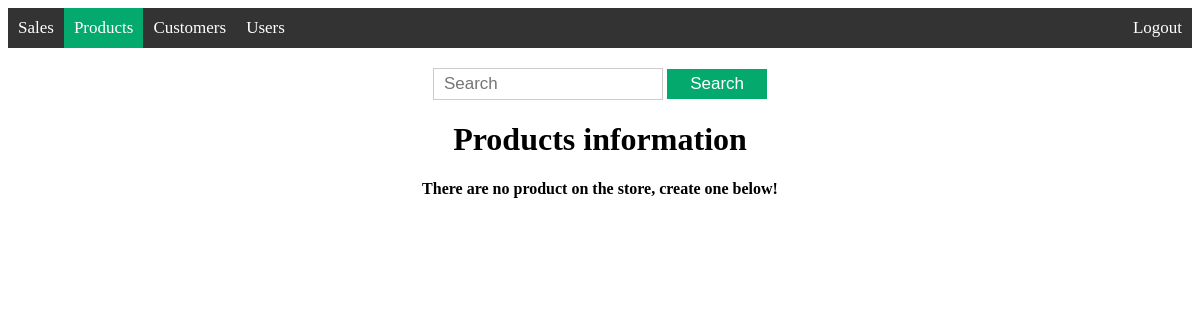
The app's page /search_product (signed in), older data.
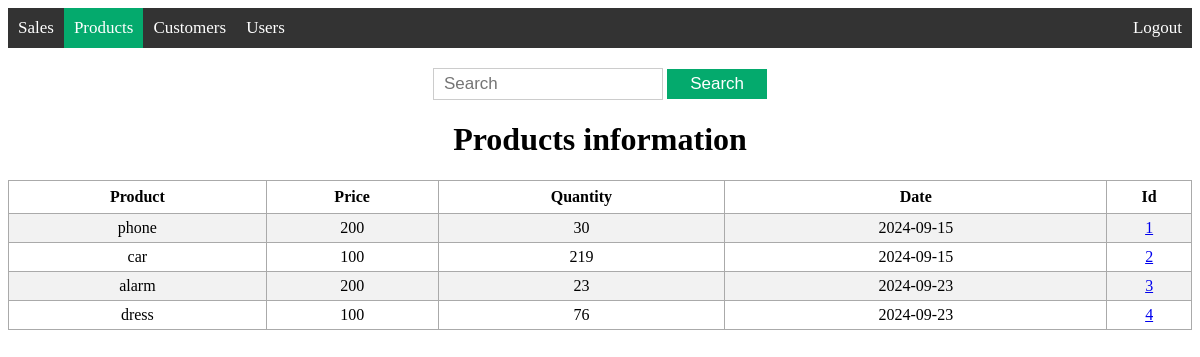
The same page, newer data.
### models/product.py (models this page shows, shortened)
class Product(db.Model):
    __tablename__ = 'products'
    id = db.Column(db.Integer, primary_key=True)
    product_name = db.Column(db.String(200), nullable=False)
    price =  db.Column(db.Integer, nullable=False)
    product_quantity = db.Column(db.Integer, nullable=False)
    date = db.Column(db.DateTime, default=datetime.now(pytz.UTC))

### app.py (the view)
@app.route('/search_product', methods=['GET', 'POST'])
@roles_accepted('admin', 'editor', 'supervisor')
def search_product():
    search = request.args.get('search', '')
    products = get_product(search)
    return render_template('search_product.html', products=products)

### models/product.py (called while the page is built)
def get_product(search):
    search_pattern = f"%{search}"
    results = Product.query.filter(
        (Product.id.like(search_pattern)) | (Product.product_name.like(search_pattern))
        | (Product.price.like(search_pattern))
    ).all()
    return results

### templates/search_product.html (shortened to what this page needs)
{% extends 'base.html' %}
{% block body %}
<div class="content">
    {% block navbar %}
    <div class='topnav'>
        <a href='/view_sale'>Sales</a>
        <a class='active' href='/view_product'>Products</a>
        <a href='/view_customer'>Customers</a>
        {% if current_user.has_role('admin') or current_user.has_role('supervisor')%}
        <a href='/view_users'>Users</a>
        {% endif %}
        <a class='logout' href='/logout'>Logout</a>
    </div>
    {% endblock %}
    <div class='search'>
        <form action="{{ url_for('search_product', search='') }}" method="get">
            <input type='text' placeholder='Search' name='search' id='search'>
            <input type='submit' value="Search">
        </form>
    </div>
    <div class="view">
        <h1 style="text-align: center;">Products information</h1>
        {% if products|length < 1 %}
        <h4  style="text-align: center;"> There are no product on the store, create one below!</h4>
        {% else %}
        <table>
            <tr>
                <th>Product</th>
                <th>Price</th>
                <th>Quantity</th>
                <th>Date</th>
                <th>Id</th>
            </tr>
            {% for product in products %}
                <tr>
                    <td>{{ product.product_name }}</td>
                    <td>{{ product.price }}</td>
                    <td>{{ product.product_quantity }}</td>
                    <td>{{ product.date.date() }}</td>
                    <td><a href="/info_product/{{ product.id }}">{{ product.id }}</a></td>
                </tr>
            {% endfor %}
        </table>
        {% endif %}
    </div>
</div>
{% endblock %}

### templates/base.html (shortened to what this page needs)
<!DOCTYPE html>
<html lang="en">
    <head>
        <link rel="stylesheet" href="{{ url_for('static', filename='main.css') }}">
    </head>
    <body>
        {% block body %}{% endblock %}
    </body>
</html>

### static/main.css (style rules this page uses)
.view table, td, th { border: 1px solid #aaa; }
.view table { border-collapse: collapse; width: 100%; }
.view th { height: 30px; }
.view td { text-align: center; padding: 5px; }
.view tr:nth-child(even) { background-color: #f2f2f2; }
.view tr:nth-child(odd) { background-color: #ffffff; }
.topnav { width: 100%; background-color: #333; padding: 0px; display: flex; justify-content: space-between; align-items: center; }
.topnav a { color: #fff; text-decoration: none; padding: 10px; font-size: 17px; }
.topnav a.logout { margin-left: auto; }
.topnav a.active { background-color: #04AA6D; color: white; }
.search { text-align: center; padding-top: 20px; }
.search form { display: inline-block; margin: 0 auto; }
.search input[type="text"] { width: 60%; height: 10px; padding: 10px; font-size: 17px; border: 1px solid #ccc; }
.search input[type="submit"] { width: 100px; height: 30px; padding: 4px 8px;; font-size: 17px; background-color: #04AA6D; color: #fff; border: none; cursor: pointer; }
.table_box th, td { padding: 10px; text-align: left; }

Row changes from the older to the newer data that the page shows:
added Product: product_name "phone", price "200", product_quantity "30", date "2024-09-15", id "1"
added Product: product_name "car", price "100", product_quantity "219", date "2024-09-15", id "2"
added Product: product_name "alarm", price "200", product_quantity "23", date "2024-09-23", id "3"
added Product: product_name "dress", price "100", product_quantity "76", date "2024-09-23", id "4"
Text that changed along with them:
text no longer shown: "There are no product on the store, create one below!"
text now shown: "Product Price Quantity Date Id"
